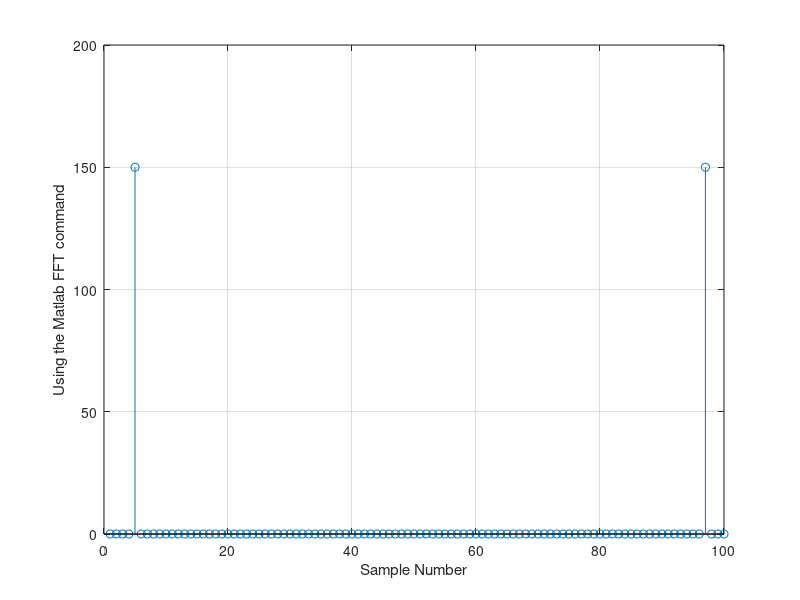

Write the MATLAB code that produced this figure. (Note: this script raises an error after producing the figure.)
% frequency f = 4 Hz
% draw the time domain graph and make a fft to the freq domain
f0 = 4;     % frequency of the sine or cosine wave
Fs = 100;   % sampling rate
Ts = 1/Fs;  % sampling time interval
t = 0:Ts:1-Ts;  %sampling period
n = length(t);  % number of samples
y = 3 * sin(2 * pi * f0 * t); 

% plot the cosine curve in the time domain
plot(t,y)
xlabel('time (seconds)')
ylabel('y(t)')
title('Sample Sine Wave')
grid on

%% FFT
fft(y)   % complex numbers output
YfreqDomain = fft(y);
%doc stem
stem(abs(YfreqDomain));

xlabel('Sample Number')
ylabel('Using the Matlab FFT command')
grid on
axis([0 100 0 200]) % x in [0 100] y in [0 200]
%% but this graph we got looks not very well so we defined a func to fix it
%% in matlab , in the same file must be at the END 



%% function define
[YfreqDomain, frequencyRange] = positiveFFT(y,Fs);
stem(frequencyRange, abs(YfreqDomain));
xlabel('Freq(Hz)');
ylabel('Amplitude');
title('using the posiveFFT function');
grid on
axis([0, 20, 0, 5])

function [X, freq] = positiveFFT(x, Fs)
N = length(x);  % get the number of points
k = 0:N-1;
T = N/Fs;
freq = k/T;
X = fft(x)/N*2  % Normalize the data
%only want the first half of the data since it is redundant
cutOff = ceil(N/2);
X = X(1:cutOff);
freq = freq(1:cutOff);
end
